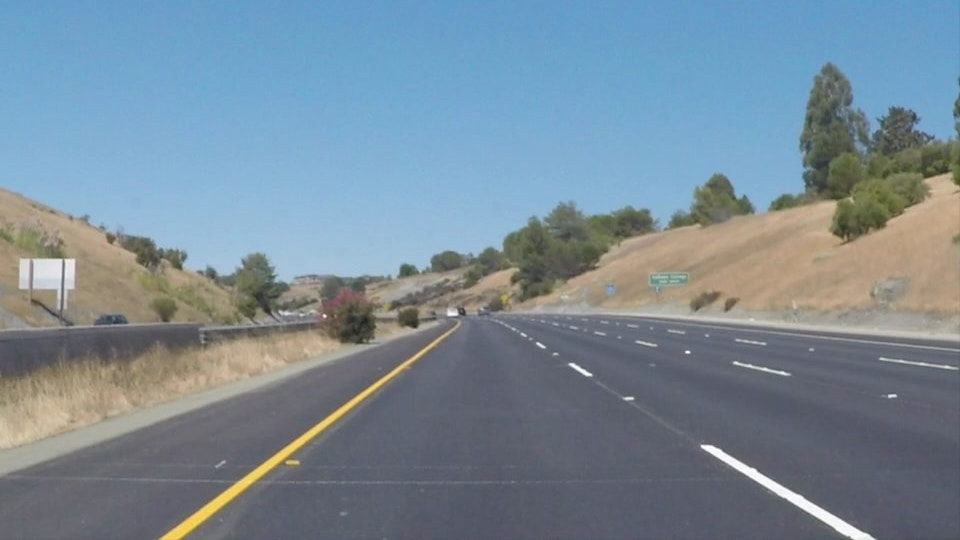
#> input picture test_images/solidYellowCurve2.jpg, 960 x 540 px
$ jupyter execute P1.ipynb   (shell and % lines are left out)
#> lines starting #> are read from the running program, lines starting #| are printed output that depends on the picture; after the words box and inside, x2 and y2 are one past the last pixel; in counts of white or black regions, pixels touching at a corner belong together
# Self-Driving Car Engineer Nanodegree

## Project: **Finding Lane Lines on the Road**
***
In this project, you will use the tools you learned about in the lesson to identify lane lines on the road.  You can develop your pipeline on a series of individual images, and later apply the result to a video stream (really just a series of images). Check out the video clip "raw-lines-example.mp4" (also contained in this repository) to see what the output should look like after using the helper functions below.

Once you have a result that looks roughly like "raw-lines-example.mp4", you'll need to get creative and try to average and/or extrapolate the line segments you've detected to map out the full extent of the lane lines.  You can see an example of the result you're going for in the video "P1_example.mp4".  Ultimately, you would like to draw just one line for the left side of the lane, and one for the right.

In addition to implementing code, there is a brief writeup to complete. The writeup should be completed in a separate file, which can be either a markdown file or a pdf document. There is a [write up template](https://github.com/udacity/CarND-LaneLines-P1/blob/master/writeup_template.md) that can be used to guide the writing process. Completing both the code in the Ipython notebook and the writeup template will cover all of the [rubric points](https://review.udacity.com/#!/rubrics/322/view) for this project.

---
Let's have a look at our first image called 'test_images/solidWhiteRight.jpg'.  Run the 2 cells below (hit Shift-Enter or the "play" button above) to display the image.

**Note: If, at any point, you encounter frozen display windows or other confounding issues, you can always start again with a clean slate by going to the "Kernel" menu above and selecting "Restart & Clear Output".**

---

**The tools you have are color selection, region of interest selection, grayscaling, Gaussian smoothing, Canny Edge Detection and Hough Tranform line detection.  You  are also free to explore and try other techniques that were not presented in the lesson.  Your goal is piece together a pipeline to detect the line segments in the image, then average/extrapolate them and draw them onto the image for display (as below).  Once you have a working pipeline, try it out on the video stream below.**

---

<figure>

 <figcaption>
 <p></p>
 <p style="text-align: center;"> Your output should look something like this (above) after detecting line segments using the helper functions below </p>
 </figcaption>
</figure>
 <p></p>
<figure>

 <figcaption>
 <p></p>
 <p style="text-align: center;"> Your goal is to connect/average/extrapolate line segments to get output like this</p>
 </figcaption>
</figure>

**Run the cell below to import some packages.  If you get an `import error` for a package you've already installed, try changing your kernel (select the Kernel menu above --> Change Kernel).  Still have problems?  Try relaunching Jupyter Notebook from the terminal prompt.  Also, consult the forums for more troubleshooting tips.**

## Import Packages

[cell 1]
#importing some useful packages
import matplotlib.pyplot as plt
import matplotlib.image as mpimg
from moviepy.editor import VideoFileClip
from IPython.display import HTML
import numpy as np
import collections
import cv2
import fnmatch
import time
import os
import math

## Read in an Image

[cell 2]
#reading in an image
image = mpimg.imread('test_images/solidYellowCurve2.jpg')
#> image is the input picture: shape (540, 960, 3); mean R, G, B 120.7, 138.6, 151.5

#printing out some stats and plotting
print('This image is:', type(image), 'with dimensions:', image.shape)
#| This image is: <class 'numpy.ndarray'> with dimensions: (540, 960, 3)
plt.imshow(image)  # if you wanted to show a single color channel image called 'gray', for example, call as plt.imshow(gray, cmap='gray')
#> (this line was passed over: IPython is not available in this run)

# Used to average between frames
lines_buffer = collections.deque([], 6)

## Ideas for Lane Detection Pipeline

**Some OpenCV functions (beyond those introduced in the lesson) that might be useful for this project are:**

`cv2.inRange()` for color selection
`cv2.fillPoly()` for regions selection
`cv2.line()` to draw lines on an image given endpoints
`cv2.addWeighted()` to coadd / overlay two images
`cv2.cvtColor()` to grayscale or change color
`cv2.imwrite()` to output images to file
`cv2.bitwise_and()` to apply a mask to an image

**Check out the OpenCV documentation to learn about these and discover even more awesome functionality!**

## Helper Functions

Below are some helper functions to help get you started. They should look familiar from the lesson!

[cell 3]
def weighted_img(img, initial_img, α=0.8, β=1., λ=0.):
    """
    `img` is the output of the hough_lines(), An image with lines drawn on it.
    Should be a blank image (all black) with lines drawn on it.

    `initial_img` should be the image before any processing.

    The result image is computed as follows:

    initial_img * α + img * β + λ
    NOTE: initial_img and img must be the same shape!
    """
    return cv2.addWeighted(initial_img, α, img, β, λ)


def draw_lines(img, lines, color=[255, 0, 0], thickness=10):
    # Create drawing surface for drawing the lines
    line_img = np.zeros(img.shape, dtype=np.uint8)

    for x1,y1,x2,y2 in lines:
        cv2.line(line_img, (x1, y1), (x2, y2), color, thickness)

    # Blend the original image with the line image
    return weighted_img(line_img, img)

def clear_buffer():
    # We need to clear the line buffer between
    # the processing of different images/videos
    lines_buffer.clear()

def get_height_width(image):
    return image.shape[1], image.shape[0]


def get_masked_image(image):
    # HSV image
    image_hsv = cv2.cvtColor(image, cv2.COLOR_BGR2HSV)

    # gray-scale image
    image_gray = cv2.cvtColor(image, cv2.COLOR_BGR2GRAY)
    # get region of image within yellow range
    mask_yellow = cv2.inRange(image_hsv,
                              np.array([20, 100, 100]),  # yellow lower
                              np.array([100, 255, 255]))  # yellow upper

    # get region of image within white range
    mask_white = cv2.inRange(image_hsv,
                             np.array([0, 0, 240]),  # white lower
                             np.array([255, 255, 255]))  # white lower

    # merge results of yellow and white
    mask_hsv = cv2.bitwise_or(mask_yellow, mask_white)

    # only retain the information of the lanes in the image
    masked_image = cv2.bitwise_and(image_gray, mask_hsv)
    return masked_image

def remove_image_noise(image, kernel=(3, 3)):
    filtered_image = cv2.GaussianBlur(image,  # source
                                      kernel,  # kernel size
                                      0)  # border type
    return filtered_image


def find_edges(image, low, high):
    edges = cv2.Canny(image,
                      low,  # low threshold
                      high)  # high threshold
    return edges


def get_masked_edges(width, height_bottom, height_top, edges, ignore_mask_color=255):
    mask = np.zeros_like(edges)

    # ROI vertices
    vertices = np.array([[(width * 0.05, height_bottom),  # left bottom
                          (width / 3, height_top),       # left top
                          (2 * width / 3, height_top),   # right top
                          (width * 0.95, height_bottom)]],# right bottom
                          dtype=np.int32)
    # create ROI
    cv2.fillPoly(mask,      # image
                 vertices,  # coordinates
                 ignore_mask_color)

    masked_edges = cv2.bitwise_and(edges, mask)
    return masked_edges


def get_hough_lines(image, rho=2, theta=1, voting=25,
                    min_line_length=20, max_line_gap=1):
    return cv2.HoughLinesP(image,  # source
                           rho,
                           theta * np.pi / 180,  # degree to radian
                           voting,  # minimum voting in hough accumulator
                           min_line_length,  # min line length in pixels
                           max_line_gap  # gap b/w lines in pixels
                           )

def get_lane_lines(input_lines, bottom_y, min_length=4):
    slope_tolerance=.15  # Used to filter outliers
    top_y = int(bottom_y / 1.55) # defines how far in front of the car we display the lane lines.
                                 # As we are drawing lines not curves longer lines make only sense
                                 # if the street is streight or of the curve radius is large enough
    left_slope_avg=0
    right_slope_avg=0
    left_lines = []
    right_lines = []

    for line in input_lines:
        # get start and end coordinates of each line
        for x1, y1, x2, y2 in line:
            if x1 == x2:
                continue
            slope = float(y2 - y1) / float(x2 - x1)
            length = math.sqrt(float(x2 - x1)**2 + float(y2 - y1)**2)

            # filter out small lines
            if length < min_length:
                continue
            if slope < 0.0:
                #lane left border line
                left_slope_avg = left_slope_avg + (slope - left_slope_avg) / (len(left_lines)+1)
                # Filter outliers
                if np.absolute(left_slope_avg - slope) < slope_tolerance:
                    left_lines.append((x1,y1))
                    left_lines.append((x2,y2))
            else:
                #lane right border line
                right_slope_avg = right_slope_avg + (slope - right_slope_avg) / (len(right_lines)+1)
                # Filter outliers
                if np.absolute(right_slope_avg - slope) < slope_tolerance:
                    right_lines.append((x1,y1))
                    right_lines.append((x2,y2))

    # Now we have sorted the individual line segments into those belonging to
    # the left and right lane border line. We will use the openCV function fitline()
    # to calculate a  mean line function for the given line segments
    if len(left_lines) > 0 and len(right_lines) > 0:
        [left_vx, left_vy, left_x, left_y] = cv2.fitLine(np.array(left_lines, dtype=np.int32),
                                                      cv2.DIST_L2,0,0.01,0.01)

        # standard equation for a line is y = m * x + b
        # m = vy / vx (slope)

        left_m = left_vy / left_vx
        left_b = left_y - (left_m * left_x)

        [right_vx, right_vy, right_x, right_y] = cv2.fitLine(np.array(right_lines, dtype=np.int32),
                                                          cv2.DIST_L2,0,0.01,0.01)
        right_m= right_vy / right_vx
        right_b = right_y - (right_m * right_x)

        # store to average this line with previous frames
        lines_buffer.append((left_b, left_m, right_b, right_m))

    # If used on video, we maintain a history of lines calculated for previous frames
    # and use them to average out the change per frame reduce jitter
    if len(lines_buffer) > 0:
        [left_b, left_m, right_b, right_m] = np.sum(lines_buffer, -3) / len(lines_buffer)

        # Having the slope and intercept enables us to calculate the x coordinates of our desired
        # start and end points at the top and the bottom of the road.

        # Left line
        left_top_x = (top_y - left_b) / left_m
        left_bottom_x = (bottom_y - left_b) / left_m

        # Right line
        right_top_x = (top_y - right_b) / right_m
        right_bottom_x = (bottom_y - right_b) / right_m

        return [[int(left_bottom_x[0]), bottom_y, int(left_top_x[0]), top_y],
                [int(right_bottom_x[0]), bottom_y, int(right_top_x[0]), top_y]]

## Test Images

Build your pipeline to work on the images in the directory "test_images"
**You should make sure your pipeline works well on these images before you try the videos.**

[cell 4]
os.listdir("test_images/")

## Build a Lane Finding Pipeline

Build the pipeline and run your solution on all test_images. Make copies into the `test_images_output` directory, and you can use the images in your writeup report.

Try tuning the various parameters, especially the low and high Canny thresholds as well as the Hough lines parameters.

[cell 5]
def process_image(image):
    width, height = get_height_width(image)

    # Step 1 (color mask)
    masked_image = get_masked_image(image)

    #plt.imshow(masked_image)

    # Step 2 (remove noise - apply gaussian blur filter)
    denoise = remove_image_noise(masked_image, kernel=(9, 9))

    #plt.imshow(masked_image)

    # Step 3 Find edges using canny edge algorithm
    edges = find_edges(denoise, 50, 150) # 50 150

    #plt.imshow(edges)

    # Step 4 Remove all edges outside of ROI
    masked_edges = get_masked_edges(width, height, height*0.55, edges)

    #plt.imshow(masked_edges)


    # Step 5: find lines using hough
    hough_lines = get_hough_lines(masked_edges)
    lines = get_lane_lines(hough_lines, height)

    # Step 6: draw detected left and right lines
    return draw_lines(image, lines)

## Test on Images
Read all images contain in the test directory and apply the image processing pipeline

[cell 6]
image_list = os.listdir("test_images/")

for image_file in image_list:
    clear_buffer()
    image = mpimg.imread('test_images/' + image_file)
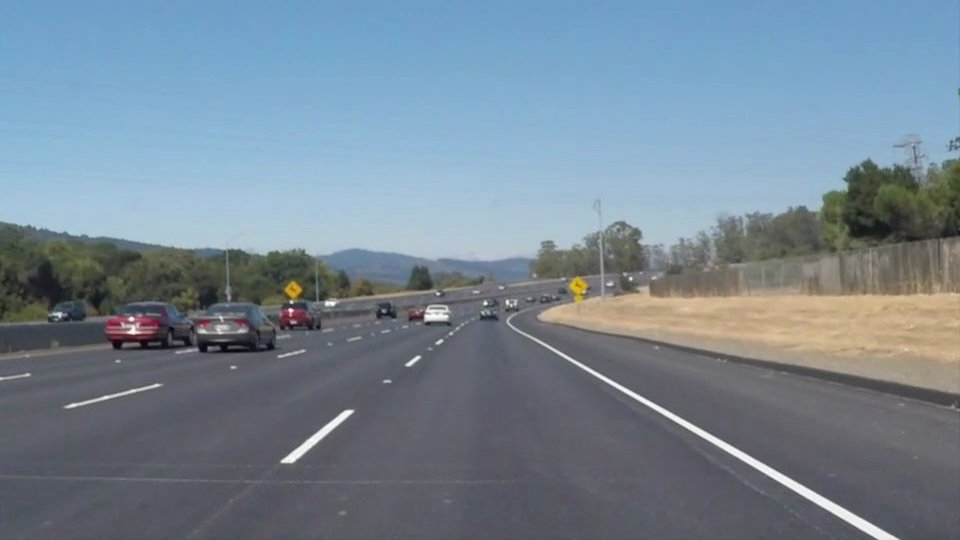
#> input picture test_images/solidWhiteCurve.jpg, 960 x 540 px
#> image is the input picture: shape (540, 960, 3); mean R, G, B 118.5, 134.5, 148.1
    image = process_image(image)
#> in process_image, `width, height = get_height_width(image)`: width = 960; height = 540
#> in get_masked_image, `image_gray = cv2.cvtColor(image, cv2.COLOR_BGR2GRAY)`:
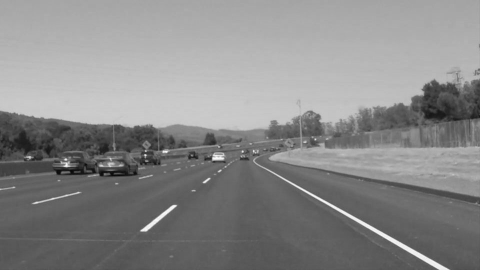
#> image_gray: shape (540, 960) (shown at 1/2 size); min 3, max 255, mean 136.7
#> in get_masked_image, `mask_yellow = cv2.inRange(image_hsv, np.array([20, 100, 100]),`:
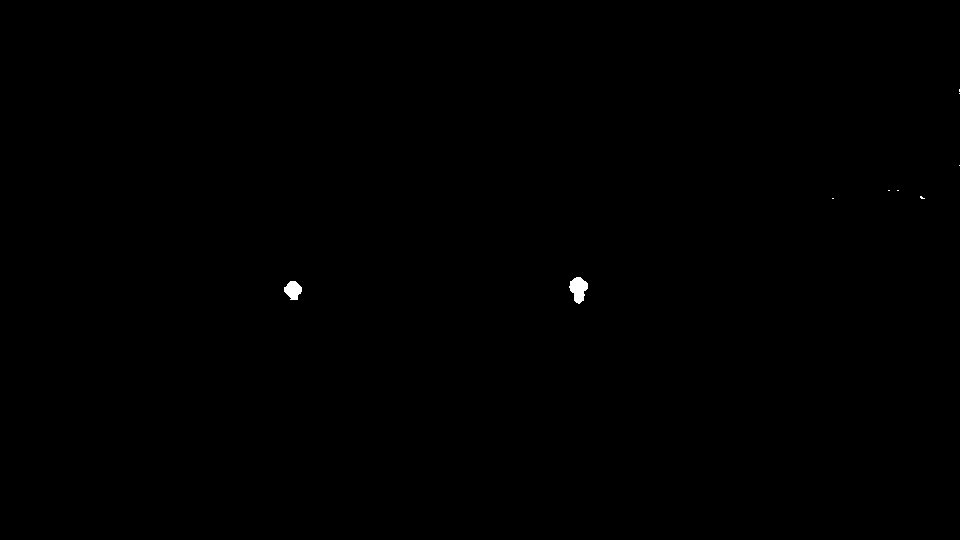
#> mask_yellow: shape (540, 960); 0.11% white; 9 white regions (7 under 20 px), largest, box (x1, y1, x2, y2) and area: (569, 277, 588, 304) 332, (284, 281, 302, 300) 239
#> in get_masked_image, `mask_white = cv2.inRange(image_hsv, np.array([0, 0, 240]),`:
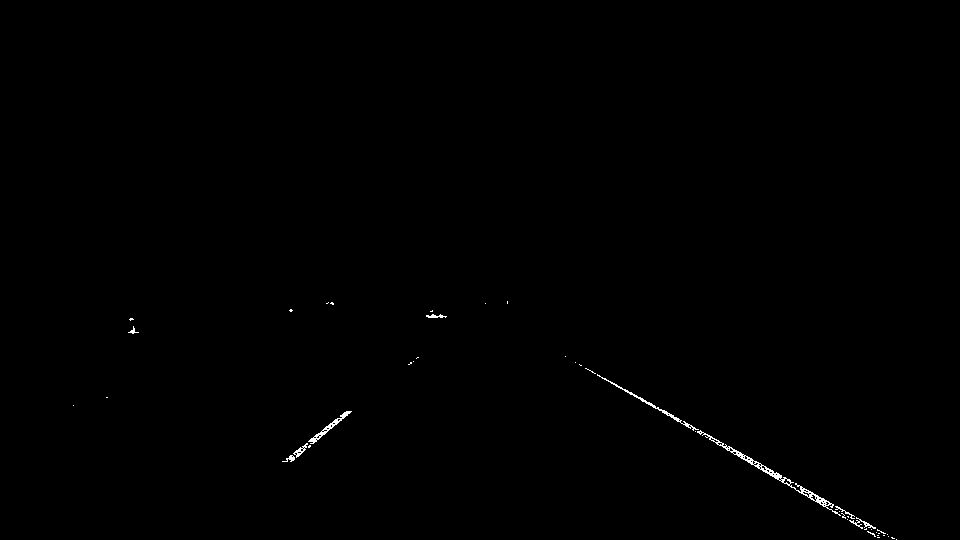
#> mask_white: shape (540, 960); 0.3% white in thin lines or dots, all inside (x1, y1, x2, y2) = (73, 301, 897, 540)
#> in find_edges, `edges = cv2.Canny(image, low,`:
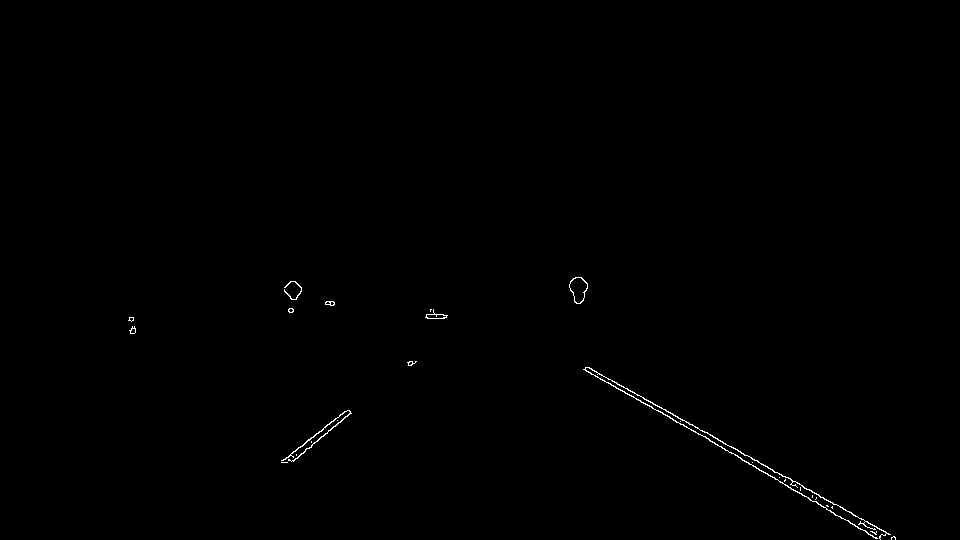
#> edges: shape (540, 960); 0.3% white in thin lines or dots, all inside (x1, y1, x2, y2) = (128, 277, 896, 540)
#> in get_masked_edges, `vertices = np.array([[(width * 0.05, height_bottom),`: vertices = [[48, 540], [320, 297], [640, 297], [912, 540]]
#> in get_masked_edges, `cv2.fillPoly(mask,`:
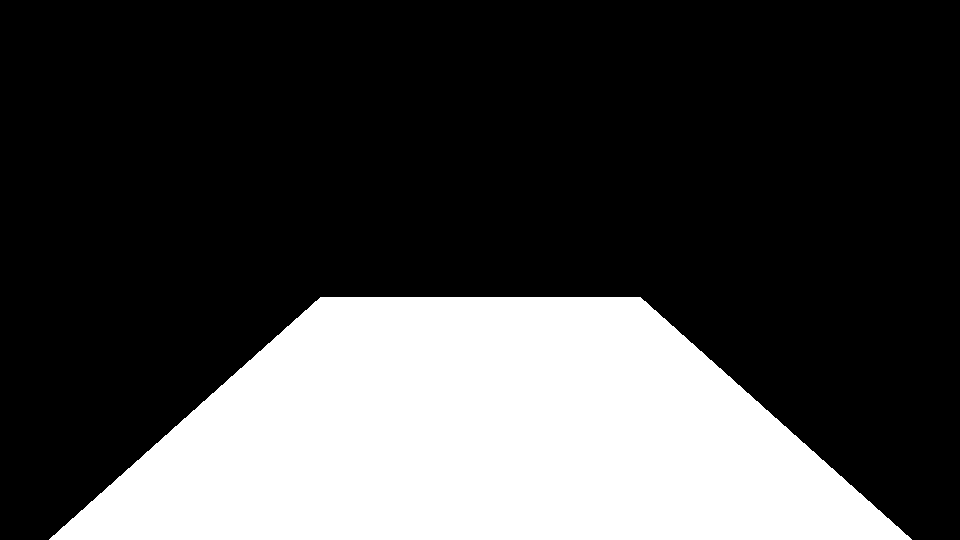
#> mask: shape (540, 960); 27.8% white; 1 white region, box (x1, y1, x2, y2) and area: (49, 297, 912, 540) 143885
#> in process_image, `hough_lines = get_hough_lines(masked_edges)`: hough_lines = 124 rows, first 6: [863, 519, 864, 520], [606, 377, 678, 417], [826, 508, 835, 514], [763, 464, 768, 467], [657, 410, 673, 419], [722, 442, 723, 443]
#> in get_lane_lines, `top_y = int(bottom_y / 1.55)`: top_y = 348
#> the loop in get_lane_lines, `for line in input_lines:` made 124 passes
#> after the loop in get_lane_lines, `for line in input_lines:`: left_lines = [(300, 447), (337, 417), (335, 425), (338, 422), (347, 416), (351, 413), (308, 448), (312, 445), (330, 430), (334, 426), (285, 459), (298, 447), (297, 458), (307, 448), (342, 414), (345, 411), (297, 457), (301, 453), (335, 426), (345, 416), (323, 436), (333, 426), (316, 441), (322, 436)]; left_slope_avg = -0.895; right_lines = 62 pairs, first value 584 to 886, second value 369 to 532; right_slope_avg = 0.557
#> in get_lane_lines, `[left_vx, left_vy, left_x, left_y] = cv2.fitLine(np.array(left_lines, ..`: left_vx = [0.778]; left_vy = [-0.628]; left_x = [322.4]; left_y = [434]
#> in get_lane_lines, `left_m = left_vy / left_vx`: left_m = [-0.807]
#> in get_lane_lines, `left_b = left_y - (left_m * left_x)`: left_b = [694.1]
#> in get_lane_lines, `[right_vx, right_vy, right_x, right_y] = cv2.fitLine(np.array(right_li..`: right_vx = [0.871]; right_vy = [0.491]; right_x = [751]; right_y = [461.1]
#> in get_lane_lines, `right_m= right_vy / right_vx`: right_m = [0.564]
#> in get_lane_lines, `right_b = right_y - (right_m * right_x)`: right_b = [37.29]
#> in get_lane_lines, `left_top_x = (top_y - left_b) / left_m`: left_top_x = [429.1]
#> in get_lane_lines, `left_bottom_x = (bottom_y - left_b) / left_m`: left_bottom_x = [191]
#> in get_lane_lines, `right_top_x = (top_y - right_b) / right_m`: right_top_x = [550.6]
#> in get_lane_lines, `right_bottom_x = (bottom_y - right_b) / right_m`: right_bottom_x = [890.8]
#> in process_image, `lines = get_lane_lines(hough_lines, height)`: lines = [[191, 540, 429, 348], [890, 540, 550, 348]]
#> the loop in draw_lines, `for x1,y1,x2,y2 in lines:` made 2 passes
#> in weighted_img, `return cv2.addWeighted(initial_img, α, img, β, λ)`:
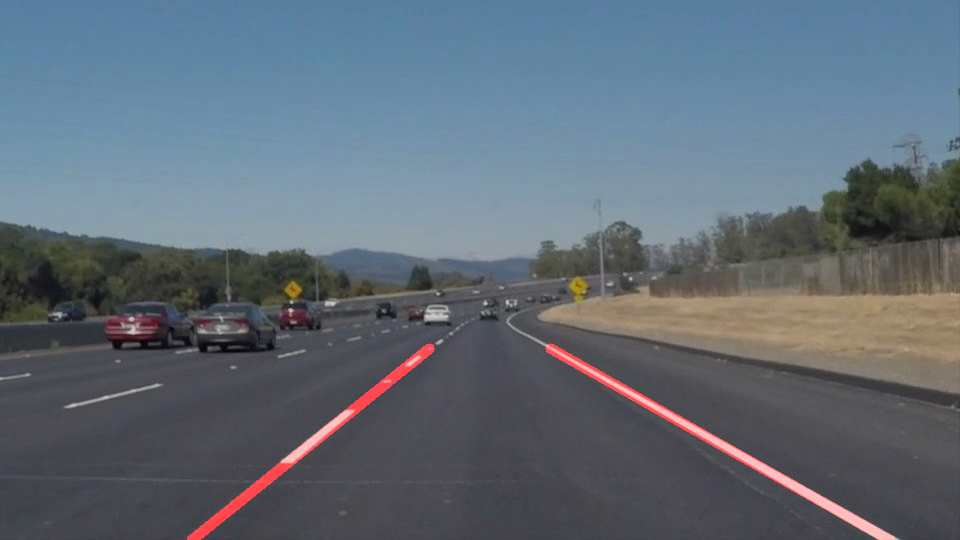
#> returned value: shape (540, 960, 3); mean of channels 0, 1, 2 96.7, 107.6, 118.5; drawn as R, G, B
    mpimg.imsave('test_images_output/' + image_file, image)
    plt.figure()
#> (this line was passed over: IPython is not available in this run)
    plt.imshow(image)
#> (this line was passed over: IPython is not available in this run)
